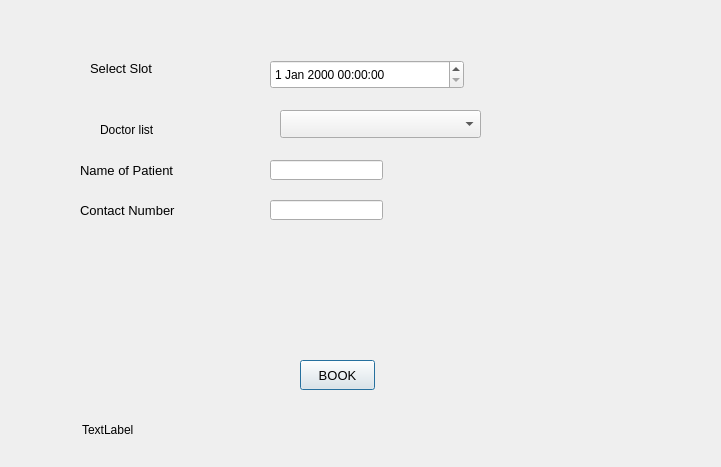
<?xml version="1.0" encoding="UTF-8"?>
<ui version="4.0">
 <class>Booking</class>
 <widget class="QDialog" name="Booking">
  <property name="windowModality">
   <enum>Qt::WindowModality::WindowModal</enum>
  </property>
  <property name="geometry">
   <rect>
    <x>0</x>
    <y>0</y>
    <width>721</width>
    <height>467</height>
   </rect>
  </property>
  <property name="windowTitle">
   <string>Booking</string>
  </property>
  <widget class="QLabel" name="label">
   <property name="geometry">
    <rect>
     <x>90</x>
     <y>60</y>
     <width>91</width>
     <height>16</height>
    </rect>
   </property>
   <property name="font">
    <font>
     <pointsize>10</pointsize>
    </font>
   </property>
   <property name="text">
    <string>Select Slot</string>
   </property>
  </widget>
  <widget class="QLineEdit" name="txtName">
   <property name="geometry">
    <rect>
     <x>270</x>
     <y>160</y>
     <width>113</width>
     <height>20</height>
    </rect>
   </property>
   <property name="font">
    <font>
     <pointsize>10</pointsize>
    </font>
   </property>
  </widget>
  <widget class="QLabel" name="label_2">
   <property name="geometry">
    <rect>
     <x>80</x>
     <y>160</y>
     <width>131</width>
     <height>21</height>
    </rect>
   </property>
   <property name="font">
    <font>
     <pointsize>10</pointsize>
    </font>
   </property>
   <property name="text">
    <string>Name of Patient</string>
   </property>
  </widget>
  <widget class="QPushButton" name="btnBook">
   <property name="geometry">
    <rect>
     <x>300</x>
     <y>360</y>
     <width>75</width>
     <height>30</height>
    </rect>
   </property>
   <property name="font">
    <font>
     <pointsize>10</pointsize>
    </font>
   </property>
   <property name="text">
    <string>BOOK</string>
   </property>
  </widget>
  <widget class="QLabel" name="label_3">
   <property name="geometry">
    <rect>
     <x>80</x>
     <y>200</y>
     <width>131</width>
     <height>21</height>
    </rect>
   </property>
   <property name="font">
    <font>
     <pointsize>10</pointsize>
    </font>
   </property>
   <property name="text">
    <string>Contact Number</string>
   </property>
  </widget>
  <widget class="QLineEdit" name="txtContactNo">
   <property name="geometry">
    <rect>
     <x>270</x>
     <y>200</y>
     <width>113</width>
     <height>20</height>
    </rect>
   </property>
   <property name="font">
    <font>
     <pointsize>10</pointsize>
    </font>
   </property>
  </widget>
  <widget class="QLabel" name="lblinfo">
   <property name="geometry">
    <rect>
     <x>82</x>
     <y>420</y>
     <width>491</width>
     <height>20</height>
    </rect>
   </property>
   <property name="text">
    <string>TextLabel</string>
   </property>
  </widget>
  <widget class="QDateTimeEdit" name="dateTimeEdit">
   <property name="geometry">
    <rect>
     <x>270</x>
     <y>60</y>
     <width>194</width>
     <height>29</height>
    </rect>
   </property>
   <property name="maximumDateTime">
    <datetime>
     <hour>23</hour>
     <minute>59</minute>
     <second>59</second>
     <year>9999</year>
     <month>5</month>
     <day>30</day>
    </datetime>
   </property>
  </widget>
  <widget class="QComboBox" name="doctorComboBox">
   <property name="geometry">
    <rect>
     <x>280</x>
     <y>110</y>
     <width>201</width>
     <height>28</height>
    </rect>
   </property>
  </widget>
  <widget class="QLabel" name="label_4">
   <property name="geometry">
    <rect>
     <x>100</x>
     <y>120</y>
     <width>71</width>
     <height>20</height>
    </rect>
   </property>
   <property name="text">
    <string>Doctor list</string>
   </property>
  </widget>
 </widget>
 <resources/>
 <connections/>
</ui>
